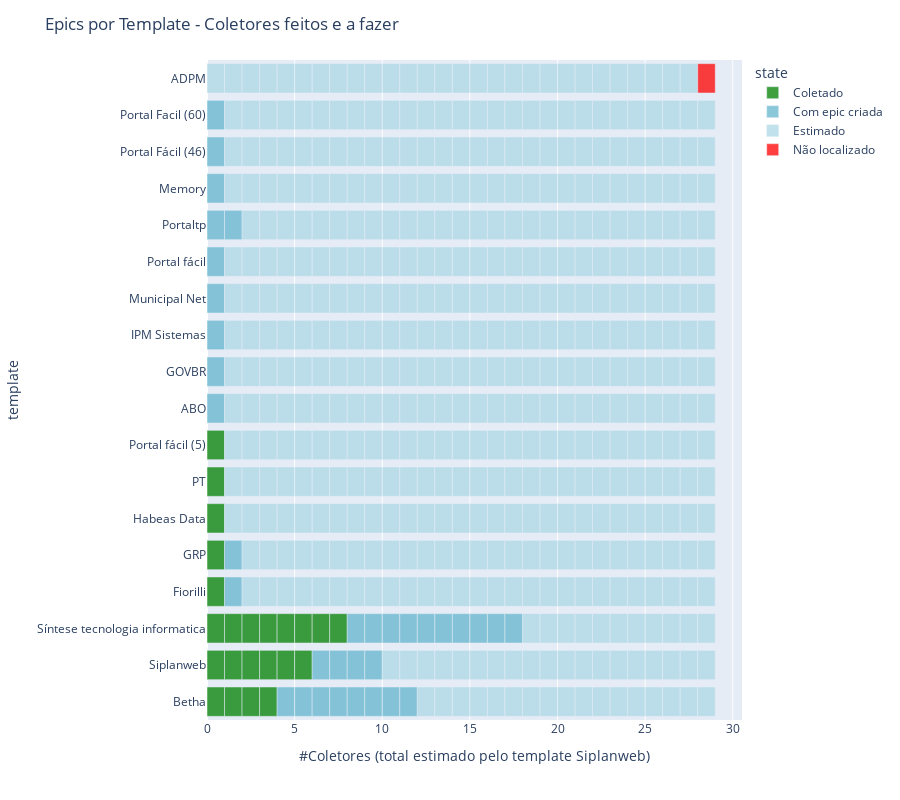

The code cell stored with this chart in its notebook:
### Code cell
import plotly
import plotly.graph_objects as go 
import plotly.figure_factory as ff
import plotly.express as px

def plot_status_template(df, title, y_column, x_column, hue, showlegend=True):

    #TODO adding estimates and unavailable
    total = 29 # Siplanweb
    templates = df['template'].dropna().unique()
    
    for template in templates:
        created =  df.groupby('template').count()['title'][template]
        missing = total - created
        for i in range(missing):
            df = df.append({'template':template, 'state':'Estimado', 'aux':1}, ignore_index=True)    
        
    df = df.sort_values(by=[hue, x_column])

    fig =  px.bar(df, y=y_column, x="aux", orientation="h", color=hue, height=800, width=900,
        color_discrete_map={"Coletado":"green", "Com epic criada":"#64b5cd", 'Estimado':'lightblue', "Não localizado":"red"}, 
        labels={"aux":"#Coletores (total estimado pelo template Siplanweb)"} )    
    fig.update_layout(title=title) 
    fig.update_traces(opacity=0.75, showlegend=showlegend)

    # Seaborn colors  
    # ['#4c72b0', '#dd8452', '#55a868', '#c44e52', '#8172b3', '#937860', '#da8bc3', '#8c8c8c', '#ccb974', '#64b5cd']
    return fig

epics_df = pd.read_csv("data/epics.csv")
plot_status_template(epics_df, title='Epics por Template - Coletores feitos e a fazer', 
                             y_column='template', x_column='title', hue="state", showlegend=True)

# TODO completar com issues estimadas (aumentar total)
# TODO completar issues sem labels (branco)

### Figure 1 — Plotly figure (JSON) as saved in the notebook; plotly's stock layout.template omitted (floating-point values rounded to 4 significant figures; data arrays with more than 128 entries replaced by an {"elided": "..."} marker saying what was removed)
{"data": [{"alignmentgroup": "True", "hovertemplate": "state=Coletado<br>#Coletores (total estimado pelo template Siplanweb)=%{x}<br>template=%{y}<extra></extra>", "legendgroup": "Coletado", "marker": {"color": "green", "pattern": {"shape": ""}}, "name": "Coletado", "offsetgroup": "Coletado", "opacity": 0.75, "orientation": "h", "showlegend": true, "textposition": "auto", "type": "bar", "x": [1, 1, 1, 1, 1, 1, 1, 1, 1, 1, 1, 1, 1, 1, 1, 1, 1, 1, 1, 1, 1, 1, 1, 1], "xaxis": "x", "y": [null, "Betha", "Betha", "Betha", "Siplanweb", "Siplanweb", "Siplanweb", "Siplanweb", "Siplanweb", "Síntese tecnologia informatica", "Síntese tecnologia informatica", "Síntese tecnologia informatica", "Síntese tecnologia informatica", "Síntese tecnologia informatica", "Síntese tecnologia informatica", "Síntese tecnologia informatica", "Betha", "Fiorilli", "GRP", "Habeas Data", "PT", "Portal fácil (5)", "Siplanweb", "Síntese tecnologia informatica"], "yaxis": "y"}, {"alignmentgroup": "True", "hovertemplate": "state=Com epic criada<br>#Coletores (total estimado pelo template Siplanweb)=%{x}<br>template=%{y}<extra></extra>", "legendgroup": "Com epic criada", "marker": {"color": "#64b5cd", "pattern": {"shape": ""}}, "name": "Com epic criada", "offsetgroup": "Com epic criada", "opacity": 0.75, "orientation": "h", "showlegend": true, "textposition": "auto", "type": "bar", "x": [1, 1, 1, 1, 1, 1, 1, 1, 1, 1, 1, 1, 1, 1, 1, 1, 1, 1, 1, 1, 1, 1, 1, 1, 1, 1, 1, 1, 1, 1, 1, 1, 1, 1, 1, 1, 1], "xaxis": "x", "y": [null, "ABO", "Betha", "Betha", "Betha", "Betha", "Betha", "Betha", "Betha", "Betha", "Fiorilli", "GOVBR", "GRP", "IPM Sistemas", "Municipal Net", null, "Portal fácil", "Portaltp", "Siplanweb", "Siplanweb", "Siplanweb", "Siplanweb", "Síntese tecnologia informatica", "Síntese tecnologia informatica", "Síntese tecnologia informatica", "Síntese tecnologia informatica", "Síntese tecnologia informatica", "Síntese tecnologia informatica", "Síntese tecnologia informatica", "Síntese tecnologia informatica", "Síntese tecnologia informatica", "Síntese tecnologia informatica", null, "Memory", "Portal Fácil (46)", "Portal Facil (60)", "Portaltp"], "yaxis": "y"}, {"alignmentgroup": "True", "hovertemplate": "state=Estimado<br>#Coletores (total estimado pelo template Siplanweb)=%{x}<br>template=%{y}<extra></extra>", "legendgroup": "Estimado", "marker": {"color": "lightblue", "pattern": {"shape": ""}}, "name": "Estimado", "offsetgroup": "Estimado", "opacity": 0.75, "orientation": "h", "showlegend": true, "textposition": "auto", "type": "bar", "x": {"elided": "464 int values"}, "xaxis": "x", "y": {"elided": "464 str values"}, "yaxis": "y"}, {"alignmentgroup": "True", "hovertemplate": "state=Não localizado<br>#Coletores (total estimado pelo template Siplanweb)=%{x}<br>template=%{y}<extra></extra>", "legendgroup": "Não localizado", "marker": {"color": "red", "pattern": {"shape": ""}}, "name": "Não localizado", "offsetgroup": "Não localizado", "opacity": 0.75, "orientation": "h", "showlegend": true, "textposition": "auto", "type": "bar", "x": [1], "xaxis": "x", "y": ["ADPM"], "yaxis": "y"}], "layout": {"barmode": "relative", "height": 800, "legend": {"title": {"text": "state"}, "tracegroupgap": 0}, "margin": {"t": 60}, "title": {"text": "Epics por Template - Coletores feitos e a fazer"}, "width": 900, "xaxis": {"anchor": "y", "autorange": true, "domain": [0, 1], "range": [0, 30.53], "title": {"text": "#Coletores (total estimado pelo template Siplanweb)"}, "type": "linear"}, "yaxis": {"anchor": "x", "autorange": true, "domain": [0, 1], "range": [-0.5, 17.5], "title": {"text": "template"}, "type": "category"}}}
